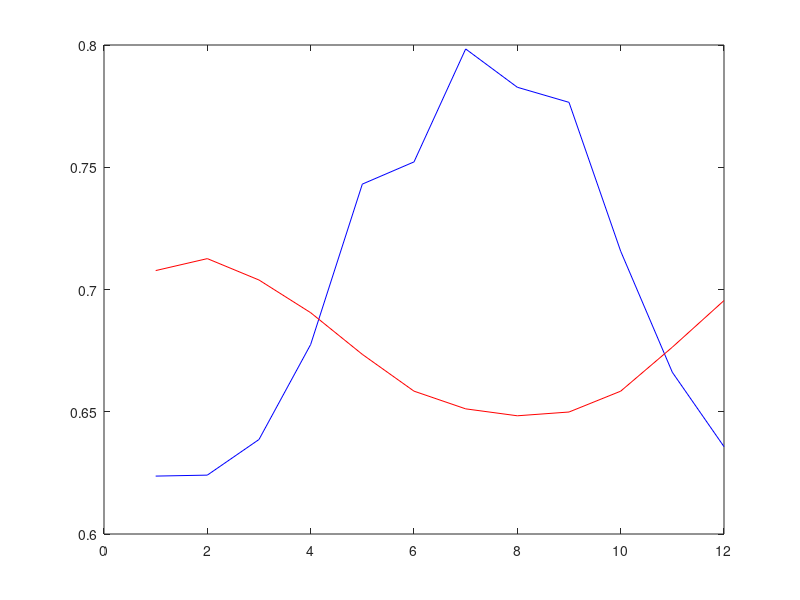

Write MATLAB code to recreate this figure.
% compare modal asymmetries

close all; clear;

%load('mode_asymmetry.mat');
load('data_theory/theory_mode_era5_coarse_grained_1p25_res_small_domain.mat')

plot(lambda_NH_modal_theory,'b'); hold on;
plot(lambda_SH_modal_theory,'r');

